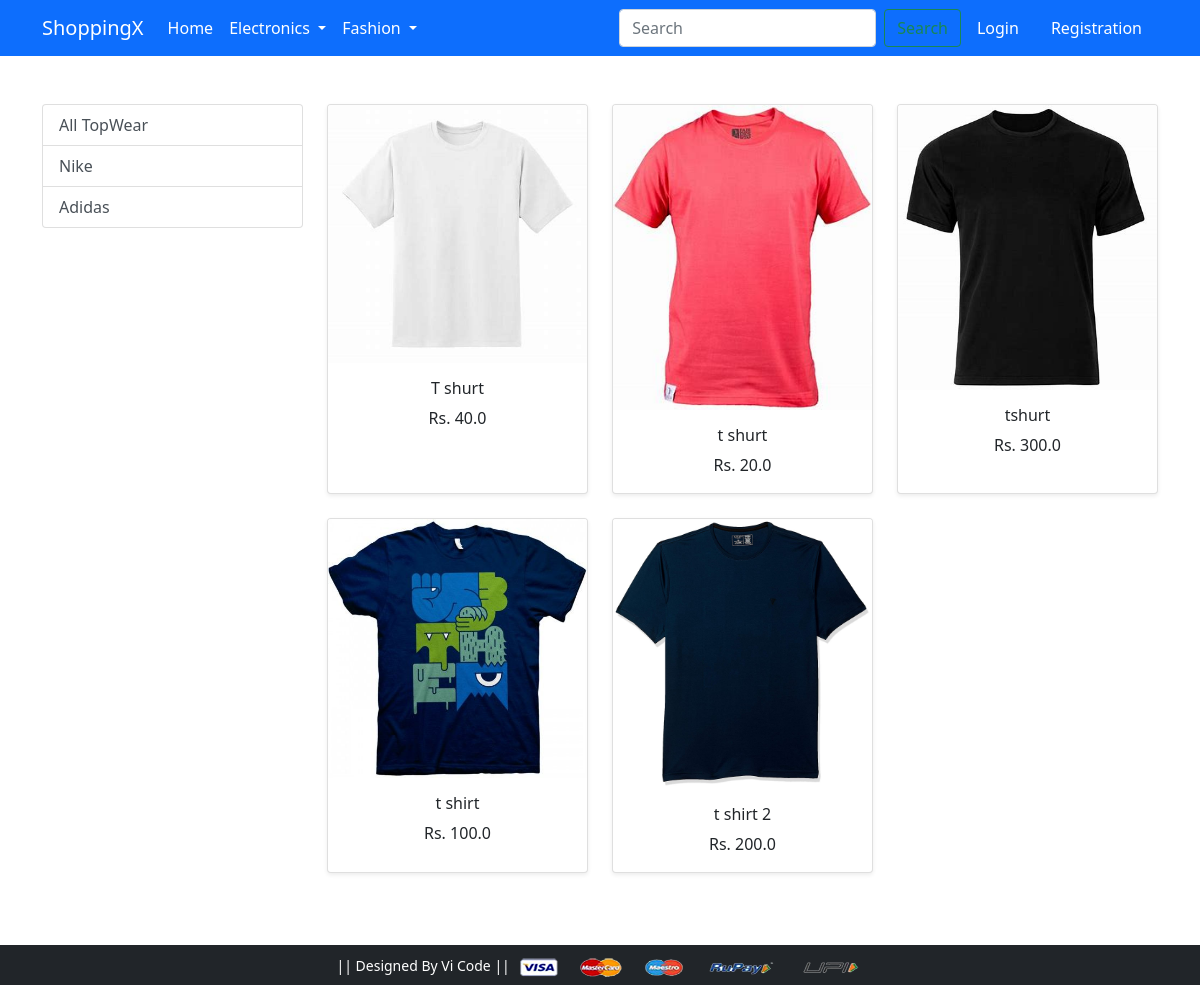
The app's page /topwear/, older data.
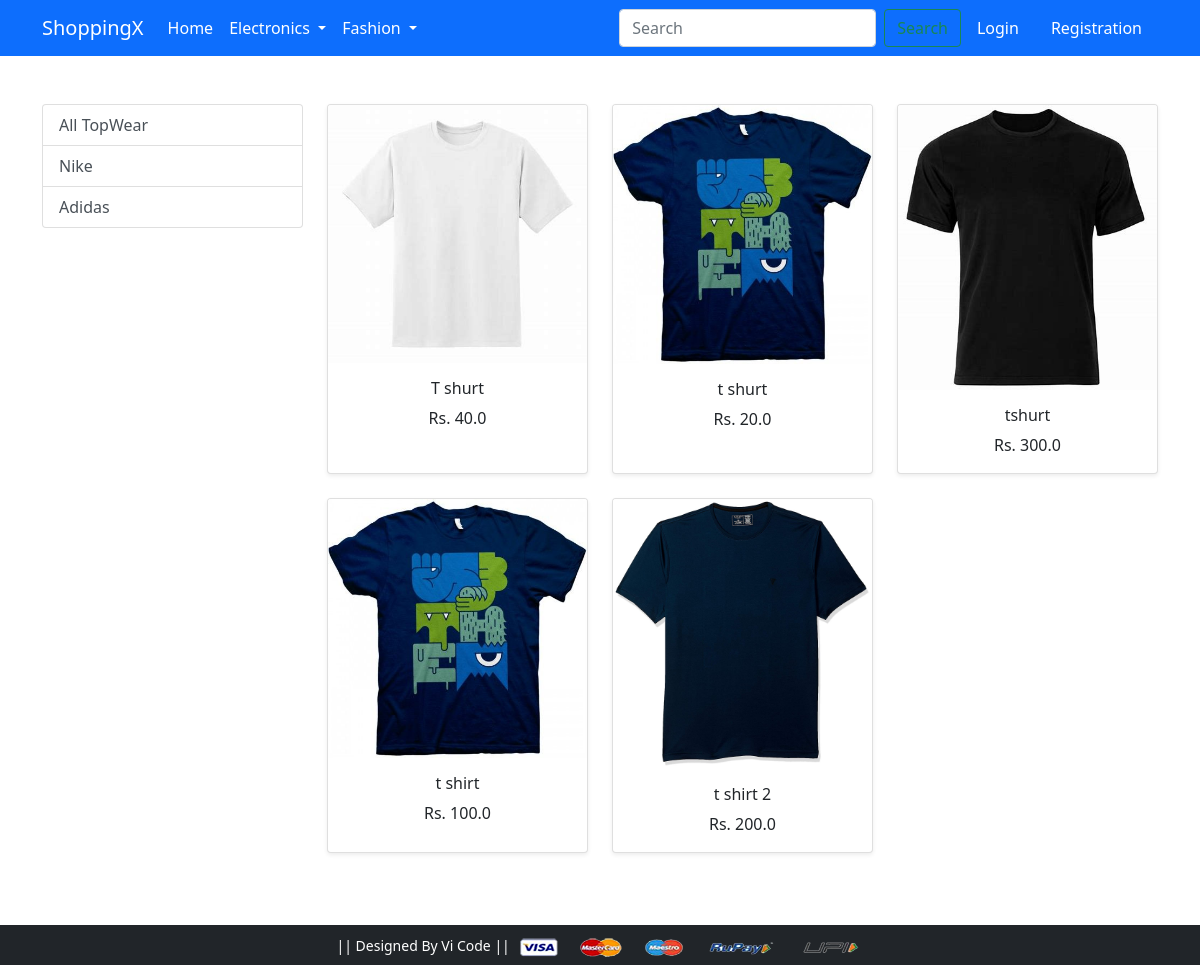
The same page, newer data.
### app/models.py (models this page shows, shortened)
class Product(models.Model):
    title = models.CharField(max_length=100)
    selling_price = models.FloatField()
    discounted_price = models.FloatField()
    description = models.TextField()
    brand = models.CharField(max_length=100)
    category = models.CharField(choices=CATEGORY_CHOICES, max_length=2)
    product_image = models.ImageField(upload_to='productimg')

### app/views.py (the view)
# urls.py: path('topwear/', views.topwear, name='topwear'),
def topwear(request, data=None):
 if data == None:
  topwears = Product.objects.filter(category='TW')
 elif data == 'nike' or data == 'adidas':
  topwears = Product.objects.filter(category='TW').filter(brand=data)
 return render(request, 'app/topwear.html',{'topwears' : topwears})

### app/templates/app/topwear.html (shortened to what this page needs)
{% extends 'app/base.html' %}
{% load static %}
{% block main-content %}
<div class="container my-5">
  <div class="row">
    <div class="col-12 col-md-3 mb-3">
      <div class="d-none d-md-block">
        <div class="list-group">
          <a href="{% url 'topwear'%}" class="list-group-item list-group-item-action">All TopWear</a>
          <a href="{% url 'topweardata' 'nike' %}" class="list-group-item list-group-item-action">Nike</a>
          <a href="{% url 'topweardata' 'adidas' %}" class="list-group-item list-group-item-action">Adidas</a>
        </div>
      </div>
    </div>
    <div class="col-12 col-md-9">
      <div class="row">
        {% for product in topwears %}
          <div class="col-6 col-md-4 text-center mb-4">
            <a href="{% url 'product-detail' product.id %}" class="text-decoration-none text-dark">
              <div class="card h-100 shadow-sm">
                <img src="{{ product.product_image.url }}" class="card-img-top" alt="{{ product.title }}">
                <div class="card-body">
                  <h6 class="card-title">{{ product.title }}</h6>
                  <p class="card-text">Rs. {{ product.discounted_price }}</p>
                </div>
              </div>
            </a>
          </div>
        {% endfor %}
      </div>
    </div>
  </div>
</div>
{% endblock main-content %}

Row changes from the older to the newer data that the page shows:
changed Product "t shurt": product_image: a different picture
